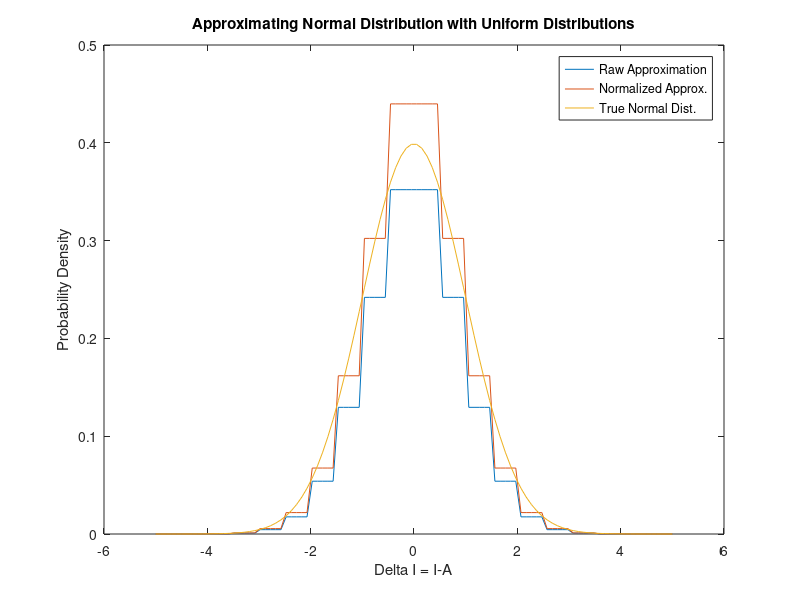

Recreate this plot in MATLAB.
N = 5;
mu = 0;
sigma = 1;
samples_per_sigma = 2;
step = sigma / samples_per_sigma;
samples = (step:step:N*sigma);
heights = normpdf(samples,0, sigma);
for i = length(heights)-1:-1:1
    heights(i) = heights(i) - sum(heights(i+1:end));
end

x = linspace(mu-5*sigma, mu+5*sigma);
y = linspace(0,0);
for i = 1:length(heights)
    y = y + heights(i)*(abs(x-mu) < step*i);
end
norm = sum(2*heights.*samples);
plot(x, y); hold on;
y = y / norm;
plot(x, y); hold on;
plot(x, normpdf(x, mu, sigma));
legend("Raw Approximation", "Normalized Approx.", "True Normal Dist.");
ylabel("Probability Density");
xlabel("\Delta I = I-A");
title("Approximating Normal Distribution with Uniform Distributions")
